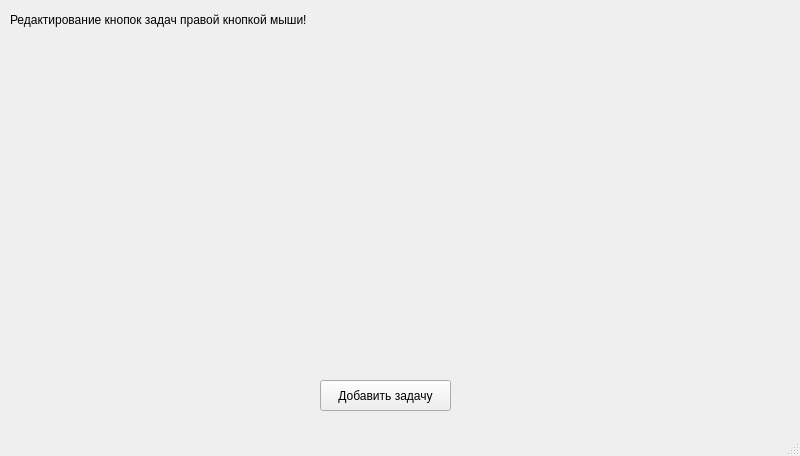
<?xml version="1.0" encoding="UTF-8"?>
<ui version="4.0">
 <class>MainWindow</class>
 <widget class="QMainWindow" name="MainWindow">
  <property name="geometry">
   <rect>
    <x>0</x>
    <y>0</y>
    <width>800</width>
    <height>456</height>
   </rect>
  </property>
  <property name="windowTitle">
   <string>MainWindow</string>
  </property>
  <widget class="QWidget" name="centralwidget">
   <widget class="QPushButton" name="pushButton">
    <property name="geometry">
     <rect>
      <x>320</x>
      <y>380</y>
      <width>131</width>
      <height>31</height>
     </rect>
    </property>
    <property name="text">
     <string>Добавить задачу</string>
    </property>
   </widget>
   <widget class="QWidget" name="formLayoutWidget">
    <property name="geometry">
     <rect>
      <x>10</x>
      <y>30</y>
      <width>781</width>
      <height>341</height>
     </rect>
    </property>
    <layout class="QFormLayout" name="formLayout"/>
   </widget>
   <widget class="QLabel" name="label">
    <property name="geometry">
     <rect>
      <x>10</x>
      <y>10</y>
      <width>781</width>
      <height>20</height>
     </rect>
    </property>
    <property name="text">
     <string>Редактирование кнопок задач правой кнопкой мыши!</string>
    </property>
   </widget>
  </widget>
  <widget class="QMenuBar" name="menubar">
   <property name="geometry">
    <rect>
     <x>0</x>
     <y>0</y>
     <width>800</width>
     <height>22</height>
    </rect>
   </property>
  </widget>
  <widget class="QStatusBar" name="statusbar"/>
 </widget>
 <resources/>
 <connections/>
</ui>
